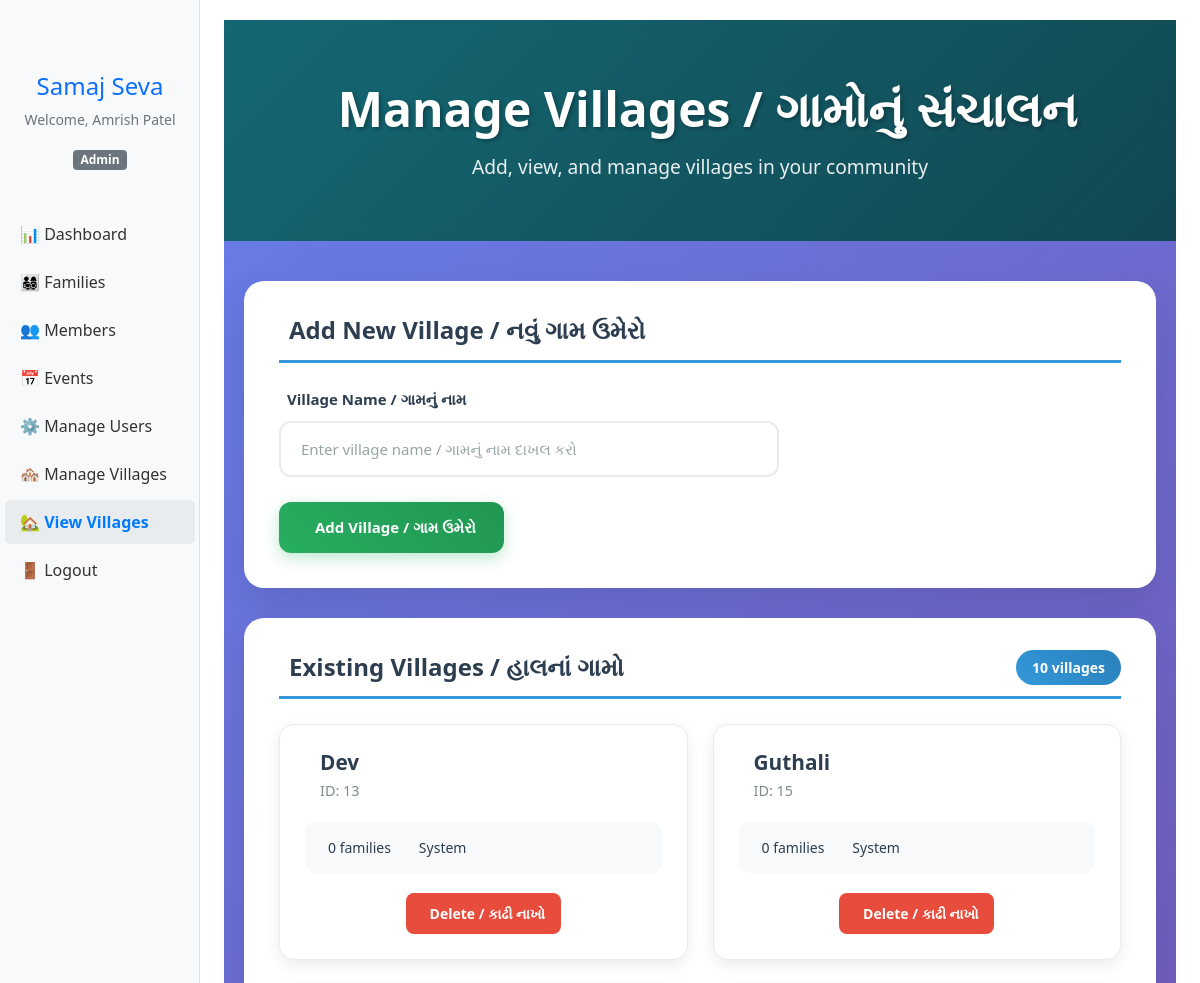
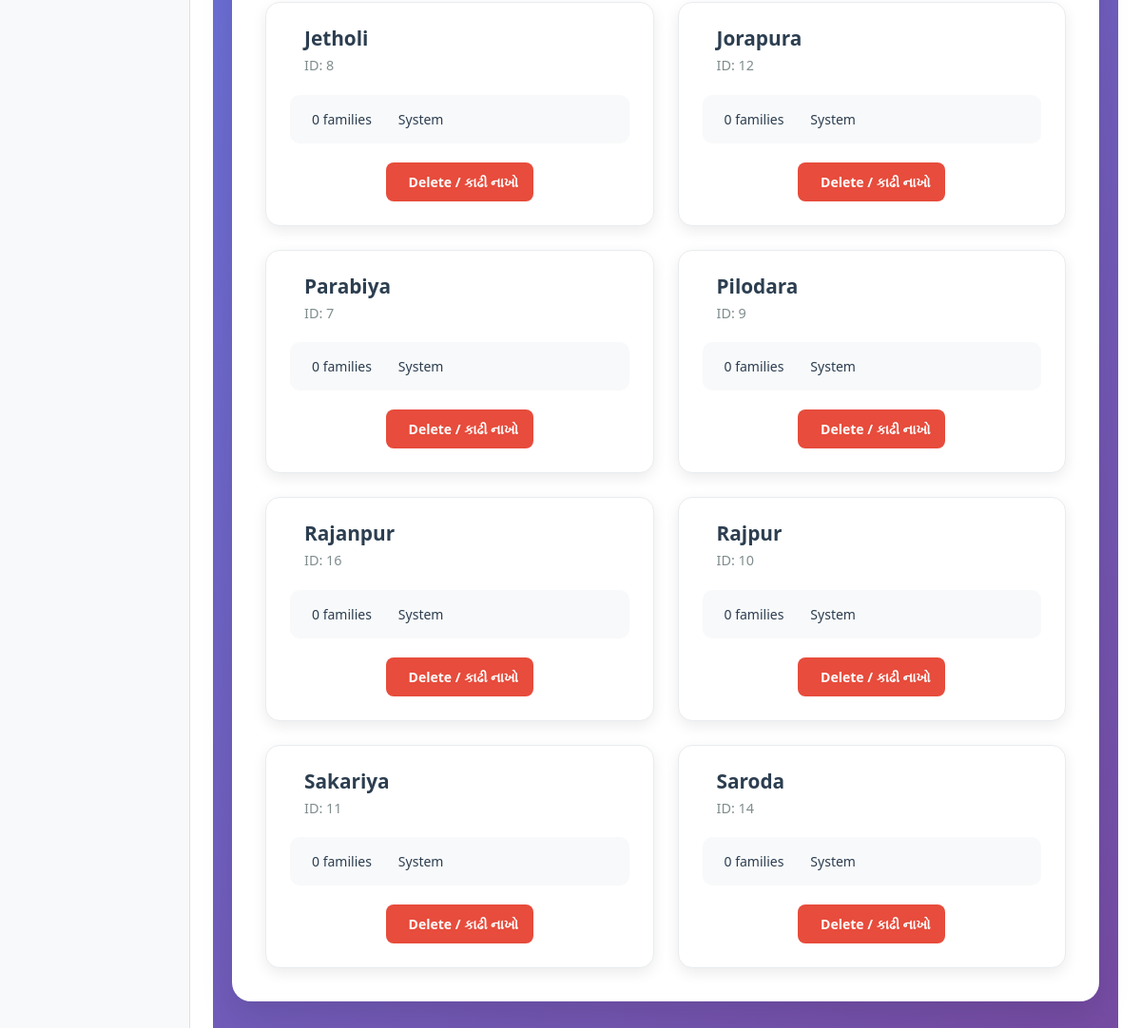
The app's page /user/villages (signed in) with its own data (2 pictures, top to bottom).
### tables this page shows
CREATE TABLE villages (
                    id INTEGER PRIMARY KEY AUTOINCREMENT,
                    name TEXT UNIQUE,
                    created_by INTEGER,
                    created_at TIMESTAMP DEFAULT CURRENT_TIMESTAMP,
                    FOREIGN KEY (created_by) REFERENCES users(id)
                );

### app.py (the view)
@app.route('/user/villages')
@login_required
def user_villages():
    conn = sqlite3.connect('database.db')
    c = conn.cursor()
    c.execute("SELECT id, name FROM villages ORDER BY name")
    villages = c.fetchall()
    conn.close()
    return render_template('user_villages.html', villages=villages)

### app.py (called while the page is built)
def login_required(f):
    @wraps(f)
    def decorated_function(*args, **kwargs):
        if 'user_id' not in session:
            flash('Please login first', 'error')
            return redirect(url_for('login'))
        return f(*args, **kwargs)
    return decorated_function

### templates/user_villages.html (shortened to what this page needs)
{% extends "base.html" %}
{% block content %}
<div class="villages-management-container">
    <div class="villages-hero">
        <div class="hero-content">
            <h1 class="hero-title">
                Manage Villages / ગામોનું સંચાલન
            </h1>
            <p class="hero-subtitle">Add, view, and manage villages in your community</p>
        </div>
    </div>
    <div class="villages-main-content">
        <div class="add-village-section">
            <div class="section-card">
                <div class="section-header">
                    <h3 class="section-title">
                        Add New Village / નવું ગામ ઉમેરો
                    </h3>
                </div>
                <form method="post" action="{{ url_for('add_village') }}" class="village-form">
                    <div class="form-group">
                        <label class="form-label">
                            Village Name / ગામનું નામ
                        </label>
                        <input type="text" name="name" class="form-input" required
                               placeholder="Enter village name / ગામનું નામ દાખલ કરો">
                    </div>
                    <div class="form-actions">
                        <button type="submit" class="btn primary-btn">
                            Add Village / ગામ ઉમેરો
                        </button>
                    </div>
                </form>
            </div>
        </div>
        <div class="villages-list-section">
            <div class="section-card">
                <div class="section-header">
                    <h3 class="section-title">
                        Existing Villages / હાલનાં ગામો
                    </h3>
                    <div class="villages-count">
                        <span class="count-badge">{{ villages|length }} villages</span>
                    </div>
                </div>
                {% if villages %}
                <div class="villages-grid">
                    {% for v in villages %}
                    <div class="village-card">
                        <div class="village-header">
                            <div class="village-info">
                                <h4 class="village-name">{{ v[1] }}</h4>
                                <p class="village-id">ID: {{ v[0] }}</p>
                            </div>
                        </div>
                        <div class="village-stats">
                            <div class="stat-item">
                                <span class="stat-value">
                                    {% if v|length > 4 and v[4] is defined %}
                                        {{ v[4] }} families
                                    {% else %}
                                        0 families
                                    {% endif %}
                                </span>
                            </div>
                            <div class="stat-item">
                                <span class="stat-value">
                                    {% if v|length > 3 and v[3] is defined %}
                                        {{ v[3] or "System" }}
                                    {% else %}
                                        System
                                    {% endif %}
                                </span>
                            </div>
                        </div>
                        <div class="village-actions">
                            {% set family_count = v[4] if v|length > 4 and v[4] is defined else 0 %}
                            {% if family_count == 0 %}
                            <a href="{{ url_for('delete_village', village_id=v[0]) }}"
                               class="btn action-btn delete-btn"
                               onclick="return confirm('Are you sure you want to delete {{ v[1] }}?')">
                               Delete / કાઢી નાખો
                            </a>
                            {% endif %}
                        </div>
                    </div>
                    {% endfor %}
                </div>
                {% endif %}
            </div>
        </div>
    </div>
</div>
{% endblock %}

### templates/user_villages.html (style rules this page uses)
.villages-management-container { min-height: 100vh; background: linear-gradient(135deg, #667eea 0%, #764ba2 100%); font-family: 'Segoe UI', Tahoma, Geneva, Verdana, sans-serif; }
.villages-hero { background: linear-gradient(135deg, rgba(11, 102, 102, 0.9) 0%, rgba(8, 68, 68, 0.9) 100%); color: white; padding: 60px 20px; text-align: center; backdrop-filter: blur(10px); }
.hero-title { font-size: 3rem; font-weight: 700; margin-bottom: 15px; text-shadow: 2px 2px 4px rgba(0,0,0,0.3); }
.hero-subtitle { font-size: 1.2rem; opacity: 0.9; margin: 0; }
.villages-main-content { max-width: 1200px; margin: 0 auto; padding: 40px 20px; }
.section-card { background: white; border-radius: 20px; padding: 35px; box-shadow: 0 15px 35px rgba(0,0,0,0.1); margin-bottom: 30px; backdrop-filter: blur(10px); }
.section-header { display: flex; justify-content: space-between; align-items: center; margin-bottom: 25px; border-bottom: 3px solid #3498db; padding-bottom: 15px; }
.section-title { color: #2c3e50; font-size: 1.5rem; font-weight: 600; margin: 0; }
.count-badge { background: linear-gradient(45deg, #3498db, #2980b9); color: white; padding: 8px 16px; border-radius: 20px; font-size: 14px; font-weight: 600; }
.village-form { max-width: 500px; }
.form-group { margin-bottom: 25px; }
.form-label { display: block; margin-bottom: 10px; font-weight: 600; color: #2c3e50; font-size: 15px; }
.form-input { width: 100%; padding: 15px 20px; border: 2px solid #e9ecef; border-radius: 12px; font-size: 15px; transition: all 0.3s ease; background: white; }
.form-input::placeholder { color: #95a5a6; }
.form-actions { text-align: left; }
.btn { display: inline-flex; align-items: center; gap: 8px; padding: 14px 28px; border-radius: 12px; text-decoration: none; font-weight: 600; font-size: 15px; transition: all 0.3s ease; border: none; cursor: pointer; text-align: center; }
.primary-btn { background: linear-gradient(45deg, #27ae60, #219653); color: white; box-shadow: 0 5px 15px rgba(39, 174, 96, 0.3); }
.action-btn { padding: 10px 16px; font-size: 14px; border-radius: 8px; }
.delete-btn { background: #e74c3c; color: white; }
.villages-grid { display: grid; grid-template-columns: repeat(auto-fill, minmax(350px, 1fr)); gap: 25px; }
.village-card { background: white; border: 1px solid #e9ecef; border-radius: 15px; padding: 25px; box-shadow: 0 5px 15px rgba(0,0,0,0.08); transition: all 0.3s ease; }
.village-header { display: flex; align-items: center; gap: 15px; margin-bottom: 20px; }
.village-info { flex: 1; }
.village-name { color: #2c3e50; font-size: 1.3rem; font-weight: 600; margin: 0 0 5px 0; }
.village-id { color: #7f8c8d; font-size: 0.9rem; margin: 0; }
.village-stats { display: flex; gap: 20px; margin-bottom: 20px; padding: 15px; background: #f8f9fa; border-radius: 10px; }
.stat-item { display: flex; align-items: center; gap: 8px; font-size: 14px; }
.stat-value { color: #2c3e50; font-weight: 500; }
.village-actions { text-align: center; }

### records on screen
villages: name "Dev", id "13"
villages: name "Guthali", id "15"
villages: name "Jetholi", id "8"
villages: name "Jorapura", id "12"
villages: name "Parabiya", id "7"
villages: name "Pilodara", id "9"
villages: name "Rajanpur", id "16"
villages: name "Rajpur", id "10"
villages: name "Sakariya", id "11"
villages: name "Saroda", id "14"

### other values on screen
{{ session.username }} "Amrish Patel"
{{ session.role|title }} "Admin"
{{ villages|length }} "10"
